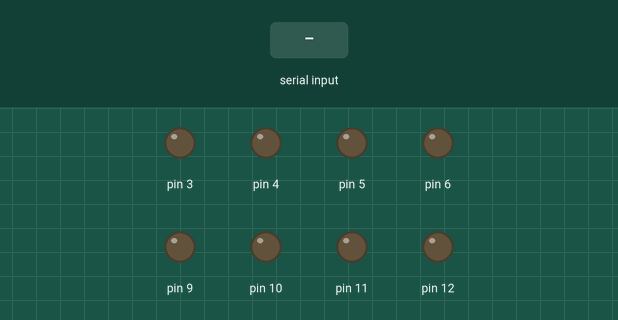
Simulated run of this sketch. Board: Arduino Uno, built with avr-gcc and run on an emulated ATmega328P. Shown: output pins drawn as LEDs (lit = HIGH). The inputs (shaded band) are chosen by the test bench.

Above: at 1.2 s.
1.3 s: "f" received over Serial
At 2.5 s:
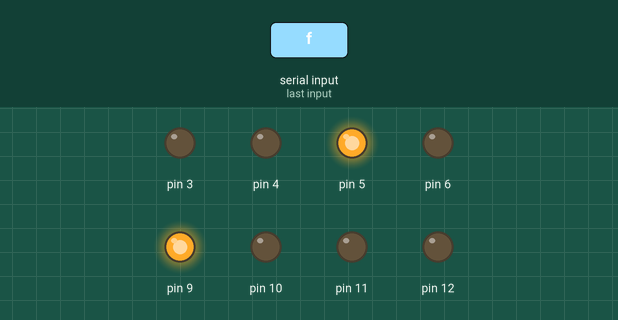
2.8 s: "b" received over Serial
At 3.7 s:
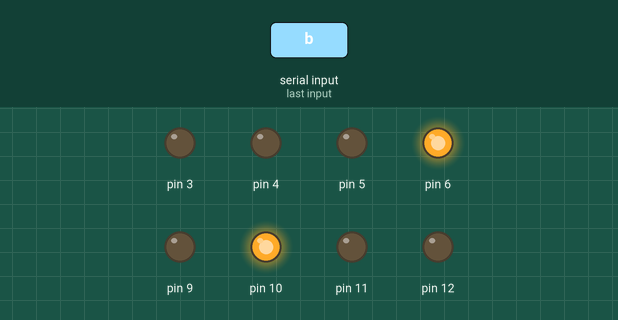
4.3 s: "l" received over Serial
At 4.9 s:
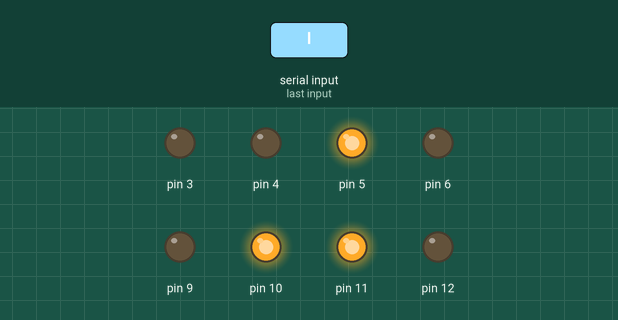
5.8 s: "r" received over Serial
At 7.0 s:
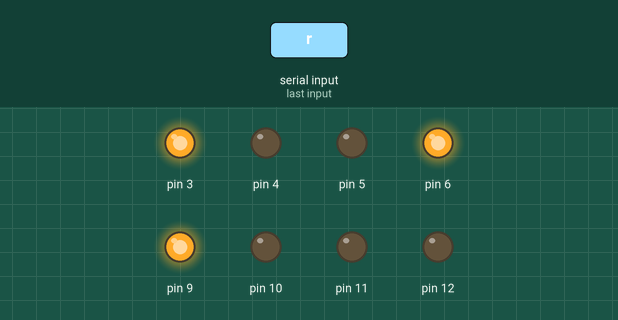
7.3 s: "s" received over Serial
At 8.4 s:
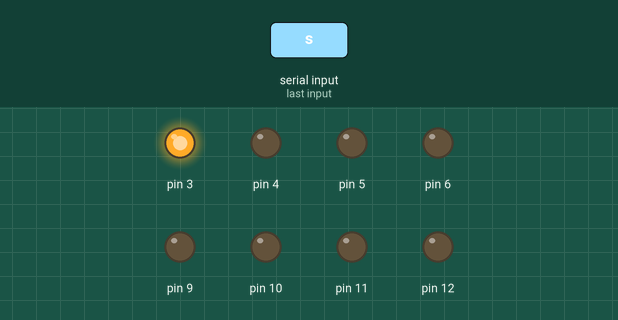
8.8 s: "f" received over Serial
At 9.5 s:
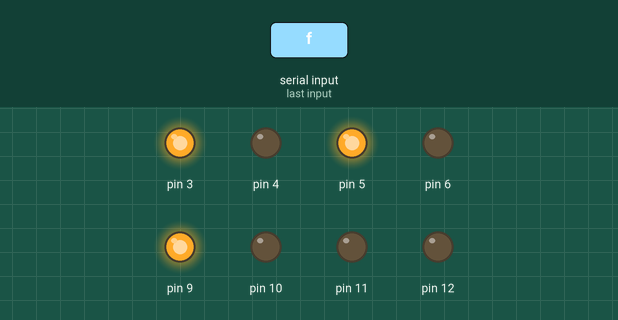
Timing chart, 0 to 11.3 s (numbered marks = the images above; inputs shaded):
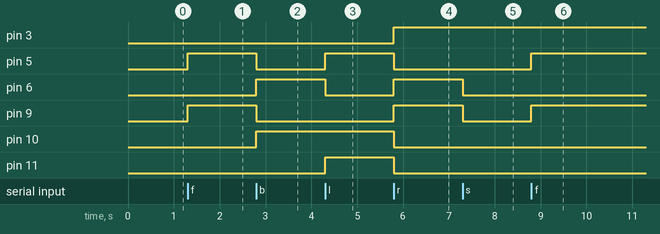

Measured:
- after the input at 1.3 s, pin 5, pin 9: LOW → HIGH at once
- after the input at 2.8 s, pin 5, pin 9: HIGH → LOW at once; pin 6, pin 10: LOW → HIGH at once
- after the input at 4.3 s, pin 5, pin 11: LOW → HIGH at once; pin 6: HIGH → LOW at once
- after the input at 5.8 s, pin 3, pin 6, pin 9: LOW → HIGH at once; pin 5, pin 10, pin 11: HIGH → LOW at once
- after the input at 7.3 s, pin 6, pin 9: HIGH → LOW at once
- after the input at 8.8 s, pin 5, pin 9: LOW → HIGH at once

The sketch:

LightTest.ino
```cpp
void setup()
{
  pinMode(5, OUTPUT);
  pinMode(6, OUTPUT);
  pinMode(9, OUTPUT);
  pinMode(10, OUTPUT);
  pinMode(11, OUTPUT);
  pinMode(12, OUTPUT);
  pinMode(3, OUTPUT);
  pinMode(4, OUTPUT);
  Serial.begin(9600);
}
int income=0;
void loop()
{
  if(Serial.available()>0)
    {
      income=Serial.read();
        switch(income)
        {
          case 'f':
              forward();
              break;
            case 'b':
              backward();
              break;
            case 'l':
              left();
              break;
            case 'r':
              right();
              break;
            case 's':
              stop();
              break;
            default:
              break;
        }
    }
}

void forward()
{
  digitalWrite(5,HIGH);
  digitalWrite(6,LOW);
  digitalWrite(9,HIGH);
  digitalWrite(10,LOW);
}

void backward()
{
  digitalWrite(6,HIGH);
  digitalWrite(5,LOW);
  digitalWrite(10,HIGH);
  digitalWrite(9,LOW);
}

void left()
{
  digitalWrite(5,HIGH);
  digitalWrite(6,LOW);
  digitalWrite(10,HIGH);
  digitalWrite(9,LOW);
  digitalWrite(11,HIGH);
  digitalWrite(12,LOW);
  digitalWrite(3,LOW);
  digitalWrite(4,LOW);
}

void right()
{
  digitalWrite(6,HIGH);
  digitalWrite(5,LOW);
  digitalWrite(9,HIGH);
  digitalWrite(10,LOW);
  digitalWrite(11,LOW);
  digitalWrite(12,LOW);
  digitalWrite(3,HIGH);
  digitalWrite(4,LOW);
}

void stop()
{
  digitalWrite(5,LOW);
  digitalWrite(6,LOW);
  digitalWrite(9,LOW);
  digitalWrite(10,LOW);
}
```
